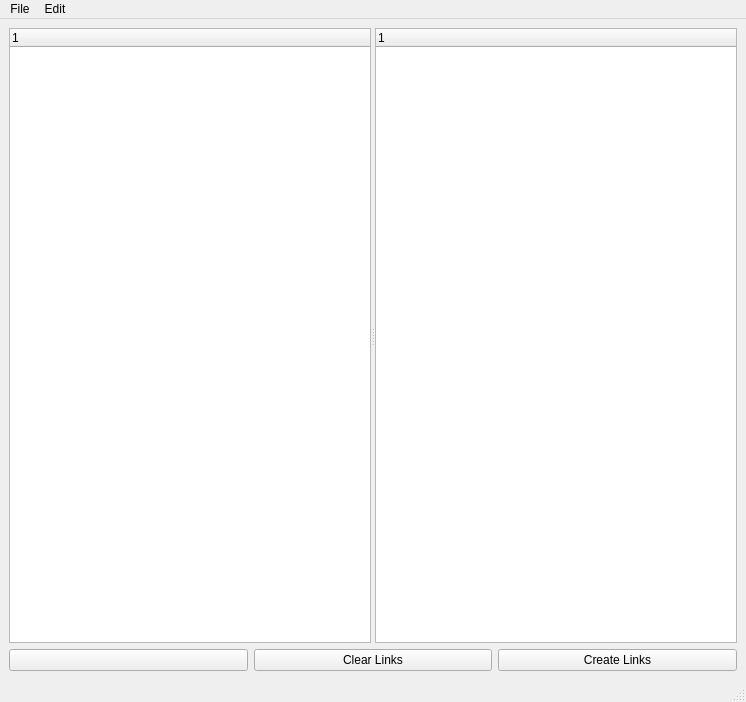
<?xml version="1.0" encoding="UTF-8"?>
<ui version="4.0">
 <class>MainWindow</class>
 <widget class="QMainWindow" name="MainWindow">
  <property name="geometry">
   <rect>
    <x>0</x>
    <y>0</y>
    <width>746</width>
    <height>702</height>
   </rect>
  </property>
  <property name="windowTitle">
   <string>MainWindow</string>
  </property>
  <widget class="QWidget" name="centralwidget">
   <property name="sizePolicy">
    <sizepolicy hsizetype="MinimumExpanding" vsizetype="MinimumExpanding">
     <horstretch>0</horstretch>
     <verstretch>0</verstretch>
    </sizepolicy>
   </property>
   <layout class="QGridLayout" name="gridLayout_2">
    <item row="0" column="0">
     <layout class="QVBoxLayout" name="verticalLayout_4">
      <item>
       <widget class="QSplitter" name="splitter">
        <property name="orientation">
         <enum>Qt::Horizontal</enum>
        </property>
        <widget class="QTreeWidget" name="modArchiveTreeWidget">
         <property name="sizePolicy">
          <sizepolicy hsizetype="Expanding" vsizetype="Expanding">
           <horstretch>0</horstretch>
           <verstretch>0</verstretch>
          </sizepolicy>
         </property>
         <property name="lineWidth">
          <number>1</number>
         </property>
         <column>
          <property name="text">
           <string notr="true">1</string>
          </property>
         </column>
        </widget>
        <widget class="QTreeWidget" name="modInstallTreeWidget">
         <property name="sizePolicy">
          <sizepolicy hsizetype="MinimumExpanding" vsizetype="MinimumExpanding">
           <horstretch>0</horstretch>
           <verstretch>0</verstretch>
          </sizepolicy>
         </property>
         <column>
          <property name="text">
           <string notr="true">1</string>
          </property>
         </column>
        </widget>
       </widget>
      </item>
      <item>
       <layout class="QGridLayout" name="gridLayout">
        <item row="0" column="0">
         <widget class="QPushButton" name="refreshButton">
          <property name="text">
           <string/>
          </property>
          <property name="icon">
           <iconset theme="view-refresh">
            <normaloff>.</normaloff>.</iconset>
          </property>
         </widget>
        </item>
        <item row="0" column="1">
         <widget class="QPushButton" name="pushButton">
          <property name="text">
           <string>Clear Links</string>
          </property>
          <property name="icon">
           <iconset theme="edit-delete">
            <normaloff>.</normaloff>.</iconset>
          </property>
         </widget>
        </item>
        <item row="0" column="2">
         <widget class="QPushButton" name="runButton">
          <property name="text">
           <string>Create Links</string>
          </property>
          <property name="icon">
           <iconset theme="insert-link">
            <normaloff>.</normaloff>.</iconset>
          </property>
         </widget>
        </item>
       </layout>
      </item>
     </layout>
    </item>
   </layout>
  </widget>
  <widget class="QMenuBar" name="menubar">
   <property name="geometry">
    <rect>
     <x>0</x>
     <y>0</y>
     <width>746</width>
     <height>22</height>
    </rect>
   </property>
   <widget class="QMenu" name="menuFile">
    <property name="title">
     <string>File</string>
    </property>
    <addaction name="actionNew"/>
    <addaction name="actionLoad"/>
    <addaction name="actionSave"/>
    <addaction name="separator"/>
    <addaction name="actionExit"/>
   </widget>
   <widget class="QMenu" name="menuEdit">
    <property name="title">
     <string>Edit</string>
    </property>
    <addaction name="actionPreferences"/>
   </widget>
   <addaction name="menuFile"/>
   <addaction name="menuEdit"/>
  </widget>
  <widget class="QStatusBar" name="statusbar"/>
  <action name="actionLoad">
   <property name="icon">
    <iconset theme="document-open">
     <normaloff>.</normaloff>.</iconset>
   </property>
   <property name="text">
    <string>Load</string>
   </property>
  </action>
  <action name="actionSave">
   <property name="icon">
    <iconset theme="document-save">
     <normaloff>.</normaloff>.</iconset>
   </property>
   <property name="text">
    <string>Save</string>
   </property>
  </action>
  <action name="actionExit">
   <property name="icon">
    <iconset theme="application-exit">
     <normaloff>.</normaloff>.</iconset>
   </property>
   <property name="text">
    <string>Exit</string>
   </property>
  </action>
  <action name="actionNew">
   <property name="icon">
    <iconset theme="document-new">
     <normaloff>.</normaloff>.</iconset>
   </property>
   <property name="text">
    <string>New</string>
   </property>
  </action>
  <action name="actionPreferences">
   <property name="text">
    <string>Preferences</string>
   </property>
  </action>
 </widget>
 <resources/>
 <connections>
  <connection>
   <sender>pushButton</sender>
   <signal>clicked()</signal>
   <receiver>MainWindow</receiver>
   <slot>clearLinks()</slot>
   <hints>
    <hint type="sourcelabel">
     <x>485</x>
     <y>51</y>
    </hint>
    <hint type="destinationlabel">
     <x>81</x>
     <y>278</y>
    </hint>
   </hints>
  </connection>
  <connection>
   <sender>refreshButton</sender>
   <signal>clicked()</signal>
   <receiver>MainWindow</receiver>
   <slot>refresh()</slot>
   <hints>
    <hint type="sourcelabel">
     <x>72</x>
     <y>49</y>
    </hint>
    <hint type="destinationlabel">
     <x>183</x>
     <y>55</y>
    </hint>
   </hints>
  </connection>
  <connection>
   <sender>runButton</sender>
   <signal>clicked()</signal>
   <receiver>MainWindow</receiver>
   <slot>createLinks()</slot>
   <hints>
    <hint type="sourcelabel">
     <x>650</x>
     <y>57</y>
    </hint>
    <hint type="destinationlabel">
     <x>469</x>
     <y>257</y>
    </hint>
   </hints>
  </connection>
 </connections>
 <slots>
  <slot>createLinks()</slot>
  <slot>clearLinks()</slot>
  <slot>updateModFolder()</slot>
  <slot>updateArchiveFolder()</slot>
  <slot>refresh()</slot>
 </slots>
</ui>
